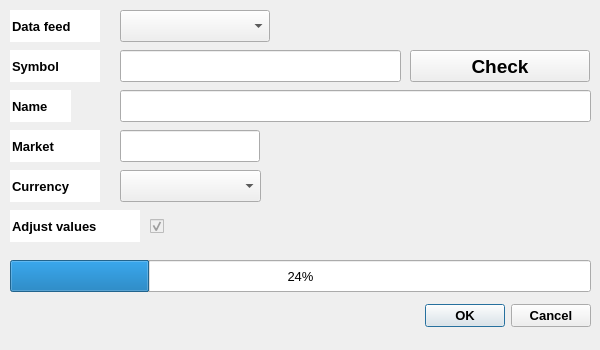
<?xml version="1.0" encoding="UTF-8"?>
<ui version="4.0">
 <class>DownloadDataDialog</class>
 <widget class="QDialog" name="DownloadDataDialog">
  <property name="windowModality">
   <enum>Qt::ApplicationModal</enum>
  </property>
  <property name="geometry">
   <rect>
    <x>0</x>
    <y>0</y>
    <width>600</width>
    <height>350</height>
   </rect>
  </property>
  <property name="minimumSize">
   <size>
    <width>600</width>
    <height>350</height>
   </size>
  </property>
  <property name="maximumSize">
   <size>
    <width>600</width>
    <height>350</height>
   </size>
  </property>
  <property name="font">
   <font>
    <pointsize>10</pointsize>
    <weight>50</weight>
    <bold>false</bold>
   </font>
  </property>
  <property name="windowTitle">
   <string>Download Data</string>
  </property>
  <property name="windowIcon">
   <iconset resource="../resources/ChartGeany.qrc">
    <normaloff>:/png/images/icons/PNG/Download.png</normaloff>:/png/images/icons/PNG/Download.png</iconset>
  </property>
  <property name="autoFillBackground">
   <bool>true</bool>
  </property>
  <property name="sizeGripEnabled">
   <bool>false</bool>
  </property>
  <property name="modal">
   <bool>true</bool>
  </property>
  <widget class="QDialogButtonBox" name="buttonBox">
   <property name="geometry">
    <rect>
     <x>250</x>
     <y>300</y>
     <width>341</width>
     <height>32</height>
    </rect>
   </property>
   <property name="font">
    <font>
     <weight>75</weight>
     <bold>true</bold>
    </font>
   </property>
   <property name="focusPolicy">
    <enum>Qt::NoFocus</enum>
   </property>
   <property name="orientation">
    <enum>Qt::Horizontal</enum>
   </property>
   <property name="standardButtons">
    <set>QDialogButtonBox::Cancel|QDialogButtonBox::Ok</set>
   </property>
  </widget>
  <widget class="QLineEdit" name="symbolLbl">
   <property name="geometry">
    <rect>
     <x>10</x>
     <y>50</y>
     <width>90</width>
     <height>32</height>
    </rect>
   </property>
   <property name="font">
    <font>
     <pointsize>10</pointsize>
     <weight>75</weight>
     <bold>true</bold>
     <kerning>true</kerning>
    </font>
   </property>
   <property name="mouseTracking">
    <bool>false</bool>
   </property>
   <property name="focusPolicy">
    <enum>Qt::NoFocus</enum>
   </property>
   <property name="acceptDrops">
    <bool>false</bool>
   </property>
   <property name="autoFillBackground">
    <bool>true</bool>
   </property>
   <property name="locale">
    <locale language="English" country="UnitedStates"/>
   </property>
   <property name="text">
    <string>Symbol</string>
   </property>
   <property name="frame">
    <bool>false</bool>
   </property>
   <property name="readOnly">
    <bool>true</bool>
   </property>
  </widget>
  <widget class="QLineEdit" name="symbolEdit">
   <property name="geometry">
    <rect>
     <x>120</x>
     <y>50</y>
     <width>281</width>
     <height>32</height>
    </rect>
   </property>
   <property name="focusPolicy">
    <enum>Qt::StrongFocus</enum>
   </property>
   <property name="autoFillBackground">
    <bool>false</bool>
   </property>
   <property name="locale">
    <locale language="English" country="UnitedStates"/>
   </property>
   <property name="frame">
    <bool>true</bool>
   </property>
  </widget>
  <widget class="QLineEdit" name="nameLbl">
   <property name="geometry">
    <rect>
     <x>10</x>
     <y>90</y>
     <width>61</width>
     <height>32</height>
    </rect>
   </property>
   <property name="font">
    <font>
     <pointsize>10</pointsize>
     <weight>75</weight>
     <bold>true</bold>
     <kerning>true</kerning>
    </font>
   </property>
   <property name="mouseTracking">
    <bool>false</bool>
   </property>
   <property name="focusPolicy">
    <enum>Qt::NoFocus</enum>
   </property>
   <property name="acceptDrops">
    <bool>false</bool>
   </property>
   <property name="autoFillBackground">
    <bool>true</bool>
   </property>
   <property name="locale">
    <locale language="English" country="UnitedStates"/>
   </property>
   <property name="text">
    <string>Name</string>
   </property>
   <property name="frame">
    <bool>false</bool>
   </property>
   <property name="readOnly">
    <bool>true</bool>
   </property>
  </widget>
  <widget class="QLineEdit" name="nameEdit">
   <property name="geometry">
    <rect>
     <x>120</x>
     <y>90</y>
     <width>471</width>
     <height>32</height>
    </rect>
   </property>
   <property name="focusPolicy">
    <enum>Qt::NoFocus</enum>
   </property>
   <property name="autoFillBackground">
    <bool>false</bool>
   </property>
   <property name="frame">
    <bool>true</bool>
   </property>
   <property name="readOnly">
    <bool>true</bool>
   </property>
  </widget>
  <widget class="QPushButton" name="checkButton">
   <property name="geometry">
    <rect>
     <x>410</x>
     <y>50</y>
     <width>180</width>
     <height>32</height>
    </rect>
   </property>
   <property name="font">
    <font>
     <pointsize>14</pointsize>
     <weight>75</weight>
     <bold>true</bold>
    </font>
   </property>
   <property name="focusPolicy">
    <enum>Qt::NoFocus</enum>
   </property>
   <property name="autoFillBackground">
    <bool>true</bool>
   </property>
   <property name="text">
    <string>Check</string>
   </property>
   <property name="icon">
    <iconset resource="../resources/ChartGeany.qrc">
     <normaloff>:/png/images/icons/PNG/search.png</normaloff>:/png/images/icons/PNG/search.png</iconset>
   </property>
   <property name="iconSize">
    <size>
     <width>39</width>
     <height>31</height>
    </size>
   </property>
   <property name="autoDefault">
    <bool>false</bool>
   </property>
   <property name="flat">
    <bool>false</bool>
   </property>
  </widget>
  <widget class="QProgressBar" name="progressBar">
   <property name="geometry">
    <rect>
     <x>10</x>
     <y>260</y>
     <width>581</width>
     <height>32</height>
    </rect>
   </property>
   <property name="value">
    <number>24</number>
   </property>
  </widget>
  <widget class="QLineEdit" name="datafeedLbl">
   <property name="geometry">
    <rect>
     <x>10</x>
     <y>10</y>
     <width>90</width>
     <height>32</height>
    </rect>
   </property>
   <property name="font">
    <font>
     <pointsize>10</pointsize>
     <weight>75</weight>
     <bold>true</bold>
     <kerning>true</kerning>
    </font>
   </property>
   <property name="mouseTracking">
    <bool>false</bool>
   </property>
   <property name="focusPolicy">
    <enum>Qt::NoFocus</enum>
   </property>
   <property name="acceptDrops">
    <bool>false</bool>
   </property>
   <property name="autoFillBackground">
    <bool>true</bool>
   </property>
   <property name="locale">
    <locale language="English" country="UnitedStates"/>
   </property>
   <property name="text">
    <string>Data feed</string>
   </property>
   <property name="frame">
    <bool>false</bool>
   </property>
   <property name="readOnly">
    <bool>true</bool>
   </property>
  </widget>
  <widget class="QComboBox" name="datafeedsComboBox">
   <property name="geometry">
    <rect>
     <x>120</x>
     <y>10</y>
     <width>150</width>
     <height>32</height>
    </rect>
   </property>
   <property name="font">
    <font>
     <pointsize>10</pointsize>
    </font>
   </property>
   <property name="focusPolicy">
    <enum>Qt::ClickFocus</enum>
   </property>
  </widget>
  <widget class="QLineEdit" name="marketLbl">
   <property name="geometry">
    <rect>
     <x>10</x>
     <y>130</y>
     <width>90</width>
     <height>32</height>
    </rect>
   </property>
   <property name="font">
    <font>
     <pointsize>10</pointsize>
     <weight>75</weight>
     <bold>true</bold>
     <kerning>true</kerning>
    </font>
   </property>
   <property name="mouseTracking">
    <bool>false</bool>
   </property>
   <property name="focusPolicy">
    <enum>Qt::NoFocus</enum>
   </property>
   <property name="acceptDrops">
    <bool>false</bool>
   </property>
   <property name="autoFillBackground">
    <bool>true</bool>
   </property>
   <property name="locale">
    <locale language="English" country="UnitedStates"/>
   </property>
   <property name="text">
    <string>Market</string>
   </property>
   <property name="frame">
    <bool>false</bool>
   </property>
   <property name="readOnly">
    <bool>true</bool>
   </property>
  </widget>
  <widget class="QLineEdit" name="currencyLbl">
   <property name="geometry">
    <rect>
     <x>10</x>
     <y>170</y>
     <width>90</width>
     <height>32</height>
    </rect>
   </property>
   <property name="font">
    <font>
     <pointsize>10</pointsize>
     <weight>75</weight>
     <bold>true</bold>
     <kerning>true</kerning>
    </font>
   </property>
   <property name="mouseTracking">
    <bool>false</bool>
   </property>
   <property name="focusPolicy">
    <enum>Qt::NoFocus</enum>
   </property>
   <property name="acceptDrops">
    <bool>false</bool>
   </property>
   <property name="autoFillBackground">
    <bool>true</bool>
   </property>
   <property name="locale">
    <locale language="English" country="UnitedStates"/>
   </property>
   <property name="text">
    <string>Currency</string>
   </property>
   <property name="frame">
    <bool>false</bool>
   </property>
   <property name="readOnly">
    <bool>true</bool>
   </property>
  </widget>
  <widget class="QLineEdit" name="marketEdit">
   <property name="geometry">
    <rect>
     <x>120</x>
     <y>130</y>
     <width>140</width>
     <height>32</height>
    </rect>
   </property>
   <property name="focusPolicy">
    <enum>Qt::NoFocus</enum>
   </property>
   <property name="autoFillBackground">
    <bool>false</bool>
   </property>
   <property name="frame">
    <bool>true</bool>
   </property>
   <property name="readOnly">
    <bool>true</bool>
   </property>
  </widget>
  <widget class="QComboBox" name="currencyComboBox">
   <property name="geometry">
    <rect>
     <x>120</x>
     <y>170</y>
     <width>141</width>
     <height>32</height>
    </rect>
   </property>
   <property name="font">
    <font>
     <pointsize>10</pointsize>
    </font>
   </property>
   <property name="focusPolicy">
    <enum>Qt::StrongFocus</enum>
   </property>
  </widget>
  <widget class="QCheckBox" name="adjustCheckBox">
   <property name="enabled">
    <bool>false</bool>
   </property>
   <property name="geometry">
    <rect>
     <x>150</x>
     <y>214</y>
     <width>24</width>
     <height>24</height>
    </rect>
   </property>
   <property name="font">
    <font>
     <pointsize>9</pointsize>
     <weight>75</weight>
     <bold>true</bold>
     <kerning>true</kerning>
    </font>
   </property>
   <property name="focusPolicy">
    <enum>Qt::ClickFocus</enum>
   </property>
   <property name="autoFillBackground">
    <bool>true</bool>
   </property>
   <property name="text">
    <string/>
   </property>
   <property name="checked">
    <bool>true</bool>
   </property>
  </widget>
  <widget class="QLineEdit" name="adjustLbl">
   <property name="geometry">
    <rect>
     <x>10</x>
     <y>210</y>
     <width>130</width>
     <height>32</height>
    </rect>
   </property>
   <property name="font">
    <font>
     <pointsize>10</pointsize>
     <weight>75</weight>
     <bold>true</bold>
     <kerning>true</kerning>
    </font>
   </property>
   <property name="mouseTracking">
    <bool>false</bool>
   </property>
   <property name="focusPolicy">
    <enum>Qt::NoFocus</enum>
   </property>
   <property name="acceptDrops">
    <bool>false</bool>
   </property>
   <property name="autoFillBackground">
    <bool>true</bool>
   </property>
   <property name="locale">
    <locale language="English" country="UnitedStates"/>
   </property>
   <property name="text">
    <string>Adjust values</string>
   </property>
   <property name="frame">
    <bool>false</bool>
   </property>
   <property name="readOnly">
    <bool>true</bool>
   </property>
  </widget>
 </widget>
 <tabstops>
  <tabstop>symbolEdit</tabstop>
  <tabstop>buttonBox</tabstop>
 </tabstops>
 <resources>
  <include location="../resources/ChartGeany.qrc"/>
 </resources>
 <connections>
  <connection>
   <sender>buttonBox</sender>
   <signal>accepted()</signal>
   <receiver>DownloadDataDialog</receiver>
   <slot>accept()</slot>
   <hints>
    <hint type="sourcelabel">
     <x>248</x>
     <y>254</y>
    </hint>
    <hint type="destinationlabel">
     <x>157</x>
     <y>274</y>
    </hint>
   </hints>
  </connection>
  <connection>
   <sender>buttonBox</sender>
   <signal>rejected()</signal>
   <receiver>DownloadDataDialog</receiver>
   <slot>reject()</slot>
   <hints>
    <hint type="sourcelabel">
     <x>316</x>
     <y>260</y>
    </hint>
    <hint type="destinationlabel">
     <x>286</x>
     <y>274</y>
    </hint>
   </hints>
  </connection>
 </connections>
</ui>
